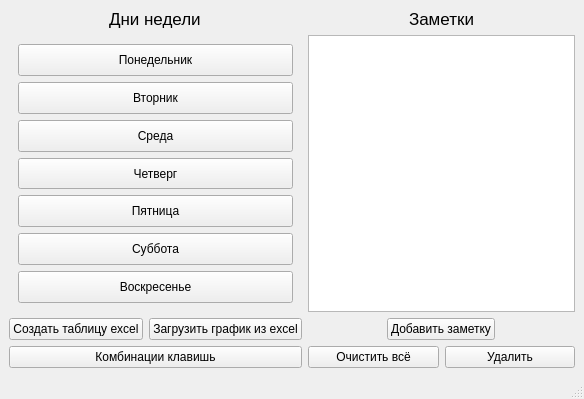
<?xml version="1.0" encoding="UTF-8"?>
<ui version="4.0">
 <class>MainWindow</class>
 <widget class="QMainWindow" name="MainWindow">
  <property name="geometry">
   <rect>
    <x>0</x>
    <y>0</y>
    <width>584</width>
    <height>399</height>
   </rect>
  </property>
  <property name="windowTitle">
   <string>Недельный график</string>
  </property>
  <widget class="QWidget" name="CentralWidget">
   <layout class="QVBoxLayout" name="verticalLayout_2">
    <item>
     <layout class="QVBoxLayout" name="Layout">
      <item>
       <layout class="QHBoxLayout" name="MainLayout">
        <item>
         <layout class="QVBoxLayout" name="verticalLayout_3">
          <item>
           <layout class="QVBoxLayout" name="verticalLayout">
            <item alignment="Qt::AlignHCenter">
             <widget class="QLabel" name="label">
              <property name="font">
               <font>
                <pointsize>13</pointsize>
               </font>
              </property>
              <property name="text">
               <string>Дни недели</string>
              </property>
             </widget>
            </item>
            <item>
             <widget class="QScrollArea" name="ScrollArea">
              <property name="frameShape">
               <enum>QFrame::NoFrame</enum>
              </property>
              <property name="widgetResizable">
               <bool>true</bool>
              </property>
              <widget class="QWidget" name="ScrollAreaContent">
               <property name="geometry">
                <rect>
                 <x>0</x>
                 <y>0</y>
                 <width>274</width>
                 <height>245</height>
                </rect>
               </property>
               <layout class="QVBoxLayout" name="verticalLayout_4">
                <item>
                 <widget class="QPushButton" name="MondayBt">
                  <property name="sizePolicy">
                   <sizepolicy hsizetype="Minimum" vsizetype="Minimum">
                    <horstretch>0</horstretch>
                    <verstretch>0</verstretch>
                   </sizepolicy>
                  </property>
                  <property name="text">
                   <string>Понедельник</string>
                  </property>
                 </widget>
                </item>
                <item>
                 <widget class="QPushButton" name="TuesdayBt">
                  <property name="sizePolicy">
                   <sizepolicy hsizetype="Minimum" vsizetype="Minimum">
                    <horstretch>0</horstretch>
                    <verstretch>0</verstretch>
                   </sizepolicy>
                  </property>
                  <property name="text">
                   <string>Вторник</string>
                  </property>
                 </widget>
                </item>
                <item>
                 <widget class="QPushButton" name="WednesdayBt">
                  <property name="sizePolicy">
                   <sizepolicy hsizetype="Minimum" vsizetype="Minimum">
                    <horstretch>0</horstretch>
                    <verstretch>0</verstretch>
                   </sizepolicy>
                  </property>
                  <property name="text">
                   <string>Среда</string>
                  </property>
                 </widget>
                </item>
                <item>
                 <widget class="QPushButton" name="ThursdayBt">
                  <property name="sizePolicy">
                   <sizepolicy hsizetype="Minimum" vsizetype="Minimum">
                    <horstretch>0</horstretch>
                    <verstretch>0</verstretch>
                   </sizepolicy>
                  </property>
                  <property name="text">
                   <string>Четверг</string>
                  </property>
                 </widget>
                </item>
                <item>
                 <widget class="QPushButton" name="FridayBt">
                  <property name="sizePolicy">
                   <sizepolicy hsizetype="Minimum" vsizetype="Minimum">
                    <horstretch>0</horstretch>
                    <verstretch>0</verstretch>
                   </sizepolicy>
                  </property>
                  <property name="text">
                   <string>Пятница</string>
                  </property>
                 </widget>
                </item>
                <item>
                 <widget class="QPushButton" name="SaturdayBt">
                  <property name="sizePolicy">
                   <sizepolicy hsizetype="Minimum" vsizetype="Minimum">
                    <horstretch>0</horstretch>
                    <verstretch>0</verstretch>
                   </sizepolicy>
                  </property>
                  <property name="text">
                   <string>Суббота</string>
                  </property>
                 </widget>
                </item>
                <item>
                 <widget class="QPushButton" name="SundayBt">
                  <property name="sizePolicy">
                   <sizepolicy hsizetype="Minimum" vsizetype="Minimum">
                    <horstretch>0</horstretch>
                    <verstretch>0</verstretch>
                   </sizepolicy>
                  </property>
                  <property name="text">
                   <string>Воскресенье</string>
                  </property>
                 </widget>
                </item>
               </layout>
              </widget>
             </widget>
            </item>
           </layout>
          </item>
          <item>
           <layout class="QHBoxLayout" name="horizontalLayout_2">
            <item>
             <widget class="QPushButton" name="bnt_create_week_table">
              <property name="text">
               <string>Создать таблицу excel</string>
              </property>
             </widget>
            </item>
            <item>
             <widget class="QPushButton" name="btn_load_week_table">
              <property name="text">
               <string>Загрузить график из excel</string>
              </property>
             </widget>
            </item>
           </layout>
          </item>
          <item>
           <widget class="QPushButton" name="btn_combo_info">
            <property name="text">
             <string>Комбинации клавишь</string>
            </property>
           </widget>
          </item>
         </layout>
        </item>
        <item>
         <layout class="QVBoxLayout" name="NotesLayout">
          <item alignment="Qt::AlignHCenter">
           <widget class="QLabel" name="NotesLabel">
            <property name="font">
             <font>
              <pointsize>13</pointsize>
             </font>
            </property>
            <property name="text">
             <string>Заметки</string>
            </property>
           </widget>
          </item>
          <item>
           <widget class="QListWidget" name="listWidget"/>
          </item>
          <item alignment="Qt::AlignHCenter">
           <widget class="QPushButton" name="btn_add_note">
            <property name="sizePolicy">
             <sizepolicy hsizetype="Minimum" vsizetype="Fixed">
              <horstretch>0</horstretch>
              <verstretch>0</verstretch>
             </sizepolicy>
            </property>
            <property name="text">
             <string>Добавить заметку</string>
            </property>
           </widget>
          </item>
          <item>
           <layout class="QHBoxLayout" name="horizontalLayout">
            <item>
             <widget class="QPushButton" name="DeleteAllBt">
              <property name="text">
               <string>Очистить всё</string>
              </property>
             </widget>
            </item>
            <item>
             <widget class="QPushButton" name="DeleteBt">
              <property name="text">
               <string>Удалить</string>
              </property>
             </widget>
            </item>
           </layout>
          </item>
         </layout>
        </item>
       </layout>
      </item>
     </layout>
    </item>
   </layout>
  </widget>
  <widget class="QMenuBar" name="menubar">
   <property name="geometry">
    <rect>
     <x>0</x>
     <y>0</y>
     <width>584</width>
     <height>21</height>
    </rect>
   </property>
  </widget>
  <widget class="QStatusBar" name="statusbar"/>
 </widget>
 <resources/>
 <connections/>
</ui>
